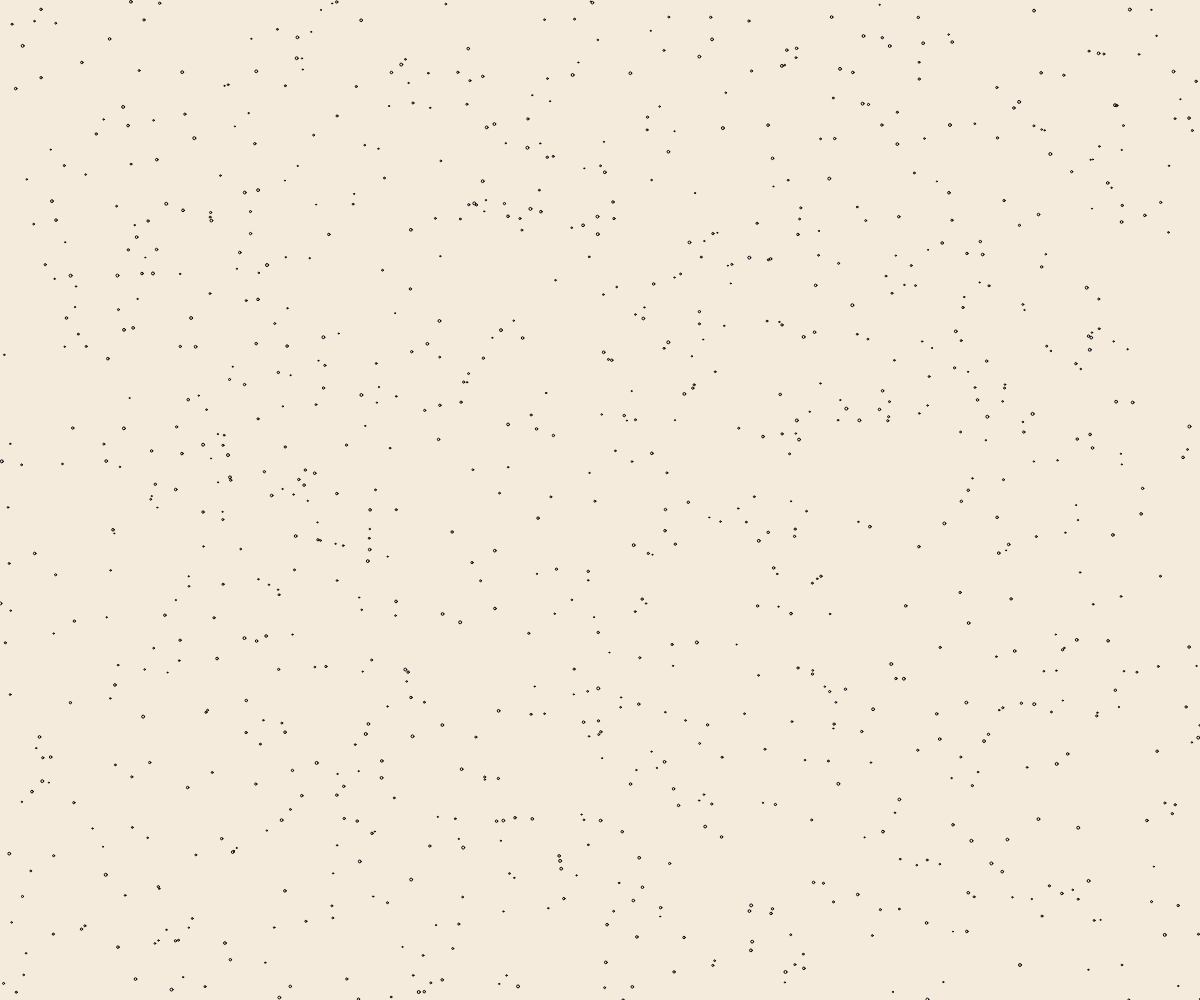
Frame 1 (no input)
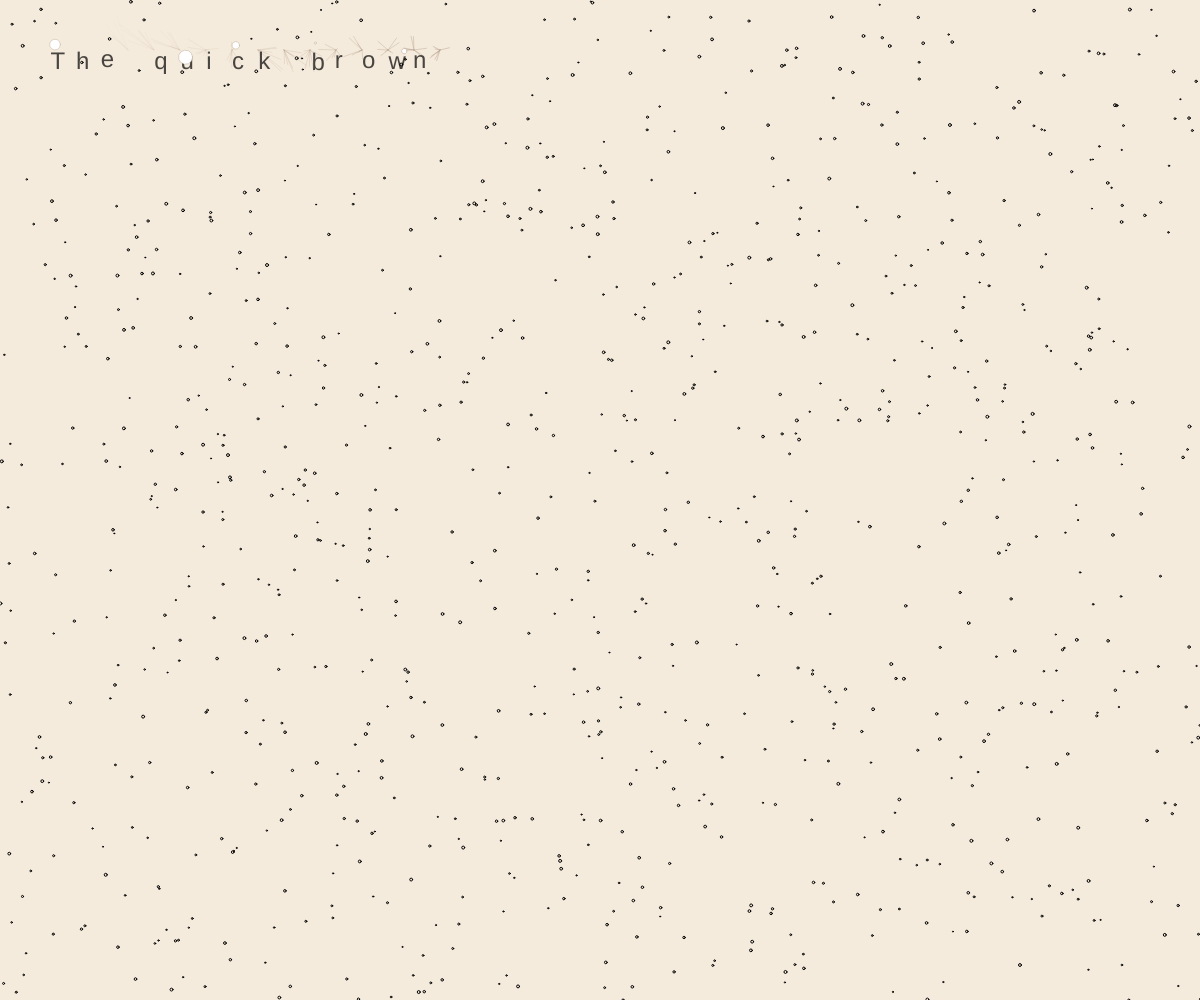
Frame 60 (no input)
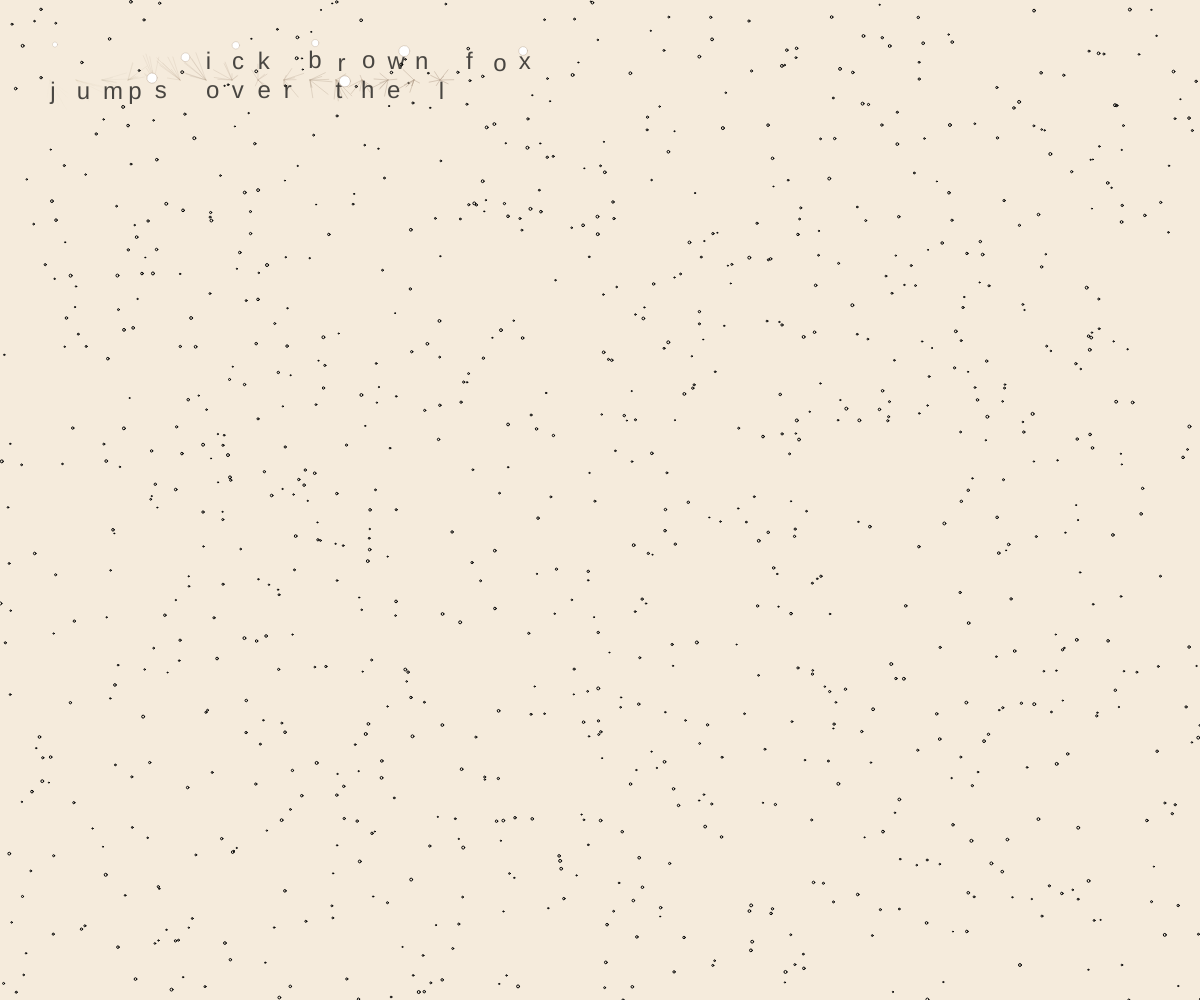
Frame 120 (the mouse pressed at the canvas centre since frame 60)

The p5.js sketch that drew these frames (run headless with seeded random() and noise() and a simulated clock; from frame 60 on, the mouse is pressed at the canvas centre):

// p5.js sketch
// ── sketch.js
let textStream = [];
let paperTexture;
let fontSize = 24;
let lineSpacing = 30;
let margin = 50;
let lastTime = 0;
let typingSpeed = 50;
let totalChars = 0;
let textContent = "The quick brown fox jumps over the lazy dog. ";
let charIndex = 0;
let paperWarps = [];
let fracturePoints = [];

class TypedChar {
  constructor(char, x, y, time) {
    this.char = char;
    this.x = x;
    this.y = y;
    this.time = time;
    this.life = 1.0;
    this.warpAmount = random(0, 2);
    this.fiberPoints = [];
    
    // Create fiber points around the character
    for (let i = 0; i < 8; i++) {
      let angle = random(TWO_PI);
      let distance = random(5, 15);
      this.fiberPoints.push({
        x: this.x + cos(angle) * distance,
        y: this.y + sin(angle) * distance,
        originalX: this.x + cos(angle) * distance,
        originalY: this.y + sin(angle) * distance,
        life: 1.0
      });
    }
  }
  
  update() {
    this.life -= 0.01;
    
    // Update fiber points
    for (let point of this.fiberPoints) {
      point.life -= 0.02;
      if (point.life > 0) {
        // Add some movement to fibers
        let timeOffset = this.time * 0.01;
        point.x += sin(timeOffset + point.originalX * 0.01) * 0.5;
        point.y += cos(timeOffset + point.originalY * 0.01) * 0.5;
      }
    }
    
    return this.life > 0;
  }
  
  display() {
    push();
    translate(this.x, this.y);
    
    // Apply warping effect
    let warpX = sin(frameCount * 0.05 + this.time) * this.warpAmount;
    let warpY = cos(frameCount * 0.03 + this.time) * this.warpAmount;
    translate(warpX, warpY);
    
    fill(0, 180);
    noStroke();
    text(this.char, 0, 0);
    
    pop();
  }
  
  displayFibers() {
    // Draw fibers that peel away
    stroke(180, 160, 140);
    strokeWeight(0.5);
    
    for (let point of this.fiberPoints) {
      if (point.life > 0) {
        let alpha = map(point.life, 1, 0, 255, 0);
        stroke(180, 160, 140, alpha);
        line(this.x, this.y, point.x, point.y);
      }
    }
  }
}

function setup() {
  createCanvas(windowWidth, windowHeight);
  textSize(fontSize);
  textAlign(LEFT, TOP);
  
  // Create paper texture
  paperTexture = createGraphics(width, height);
  paperTexture.background(245, 235, 220);
  paperTexture.noiseDetail(2, 0.5);
  for (let i = 0; i < 1000; i++) {
    let x = random(width);
    let y = random(height);
    let alpha = random(20, 60);
    paperTexture.fill(230, 220, 200, alpha);
    paperTexture.ellipse(x, y, random(1, 3));
  }
  
  // Start typing
  lastTime = millis();
}

function draw() {
  // Draw paper texture background
  image(paperTexture, 0, 0);
  
  // Add new characters
  if (millis() - lastTime > typingSpeed) {
    let char = textContent[charIndex % textContent.length];
    
    let x = margin + (totalChars % 20) * (fontSize + 2);
    let y = margin + floor(totalChars / 20) * lineSpacing;
    
    textStream.push(new TypedChar(char, x, y, millis()));
    totalChars++;
    charIndex++;
    
    // Occasionally add fracture points
    if (random() < 0.15) {
      fracturePoints.push({
        x: x + random(-10, 10),
        y: y + random(-10, 10),
        time: millis(),
        size: random(2, 8)
      });
    }
    
    lastTime = millis();
  }
  
  // Update and display characters
  for (let i = textStream.length - 1; i >= 0; i--) {
    if (!textStream[i].update()) {
      textStream.splice(i, 1);
    } else {
      textStream[i].displayFibers();
      textStream[i].display();
    }
  }
  
  // Draw fractures
  drawFractures();
  
  // Cap the number of points to prevent memory issues
  if (fracturePoints.length > 300) {
    fracturePoints.splice(0, 50);
  }
}

function drawFractures() {
  // Draw hairline fractures
  stroke(180, 160, 140);
  strokeWeight(0.5);
  
  for (let i = fracturePoints.length - 1; i >= 0; i--) {
    let f = fracturePoints[i];
    
    if (millis() - f.time < 5000) { // Fade out after 5 seconds
      let alpha = map(millis() - f.time, 0, 5000, 255, 0);
      stroke(180, 160, 140, alpha);
      
      // Draw a spiderweb-like fracture pattern
      beginShape();
      for (let j = 0; j < 12; j++) {
        let angle = map(j, 0, 11, 0, TWO_PI);
        let distance = f.size + sin(frameCount * 0.03 + i) * 2;
        let x = f.x + cos(angle) * distance;
        let y = f.y + sin(angle) * distance;
        vertex(x, y);
      }
      endShape(CLOSE);
    } else {
      fracturePoints.splice(i, 1);
    }
  }
}

function windowResized() {
  resizeCanvas(windowWidth, windowHeight);
}
